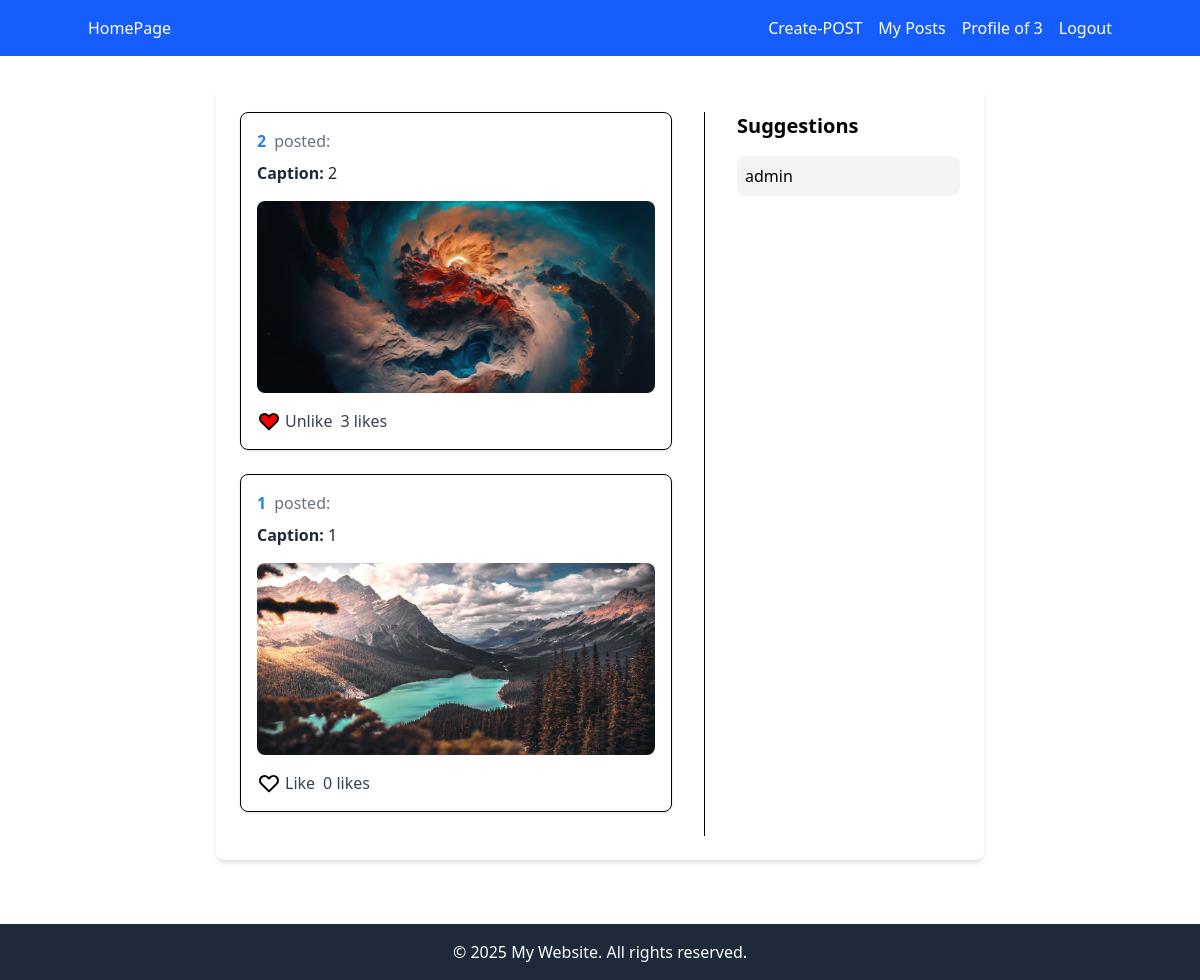
The page / (signed in) on the database as committed earlier.
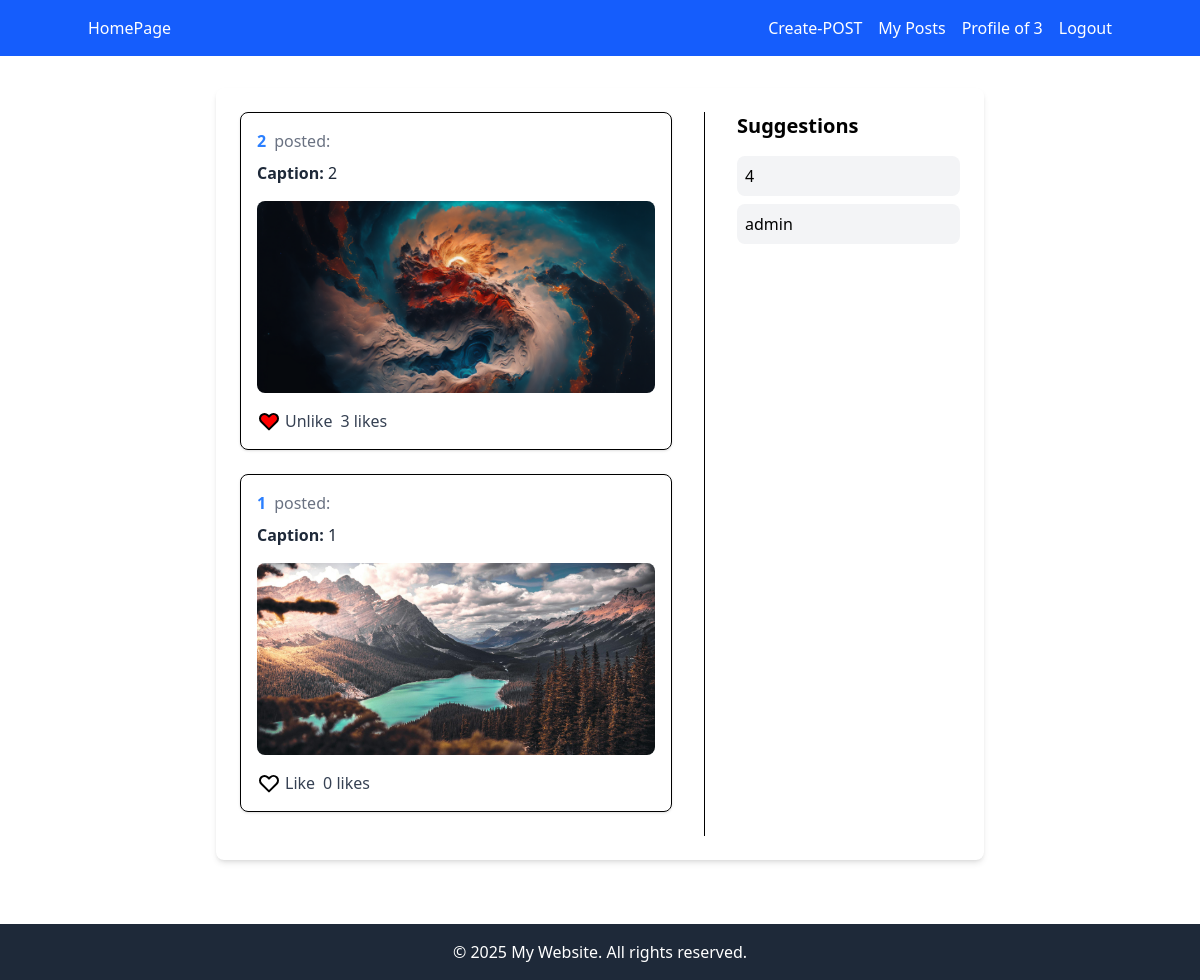
The same page on the database as committed later.
### appbase/models.py (models this page shows, shortened)
class Post(models.Model):
    id = models.UUIDField(primary_key=True, default=uuid.uuid4, editable=False)
    user = models.ForeignKey(to=User, on_delete=models.CASCADE, related_name="posts")
    image = models.ImageField(upload_to="post_images/")
    caption = models.TextField(blank=True, null=True)
    likes = models.ManyToManyField(to=User, related_name="liked_posts", blank=True)
    created_at = models.DateTimeField(default=timezone.now)

class Profile(models.Model):
    user = models.OneToOneField(to=User, on_delete=models.CASCADE, related_name="profile")
    bio = models.TextField(blank=True)
    picture = models.ImageField(upload_to="profilePictures/", blank=True, null=True, default="default_profile.png")
    location = models.CharField(max_length=100, blank=True)
    followers = models.ManyToManyField("self", symmetrical=False, related_name="followed_by", blank=True)
    following = models.ManyToManyField("self", symmetrical=False, related_name="follows", blank=True)

### appbase/views.py (the view)
# urls.py: path("", views.home, name="home"),
def home(request):
    if request.user.is_authenticated:
        profile = request.user.profile
        followed_users = profile.following.all()
        posts = Post.objects.filter(user__profile__in=followed_users).order_by("-created_at")
        suggested_users = (
            Profile.objects.exclude(id__in=followed_users.values_list("id", flat=True))
            .exclude(user=request.user)  # Exclude the authenticated user
            .order_by("?")[:5]
        )  # Limit to 5 suggestions
        return render(request, "home.html", {"posts": posts, "suggested_users": suggested_users})
    else:
        return render(request, "home.html")

### templates/home.html (shortened to what this page needs)
{% extends 'base.html' %}
{% block content %}
    <div class="flex">
        <div class="flex-1 pr-8">
            {% if posts %}
                {% for post in posts %}
                    {% include 'component_post.html' with post=post %}
                {% endfor %}
            {% else %}
                <p class="text-gray-500">No posts available</p>
            {% endif %}
        </div>
        <div class="w-64 pl-8 border-l">
            <h3 class="text-xl font-semibold mb-4">Suggestions</h3>
            {% if suggested_users %}
                <ul class="space-y-2">
                    {% for profile in suggested_users %}
                        <li class="flex justify-between items-center p-2 bg-gray-100 rounded-lg">
                            <a href=" {% url 'user' username=profile.user.username %} ">{{ profile.user.username }}</a>
                        </li>
                    {% endfor %}
                </ul>
            {% else %}
                <p class="text-gray-500">No suggestions available</p>
            {% endif %}
        </div>
    </div>
{% endblock content %}

### templates/base.html (shortened to what this page needs)
{% load static %}
<!DOCTYPE html>
<html lang="en">
    <head>
        <script src="https://cdn.jsdelivr.net/npm/@tailwindcss/browser@4"></script>
    </head>
    <body class="flex flex-col min-h-screen">
        <header class="bg-blue-600 text-white py-4 px-6">
            <div class="container mx-auto flex justify-between items-center">
                <a href="{% url 'home' %}" class="hover:text-gray-300">HomePage</a>
                <nav>
                    <ul class="flex space-x-4">
                        {% if user.is_authenticated %}
                            <li>
                                <a href="{% url 'createpost' %}"class="hover:text-gray-300">Create-POST</a>
                            </li>
                            <li>
                                <a href="{% url 'myposts' %}"class="hover:text-gray-300">My Posts</a>
                            </li>
                            <li>
                                <a href="{% url 'profile' %}" class="hover:text-gray-300">Profile of {{ user.username }}</a>
                            </li>
                            <li>
                                <a href="{% url 'logout' %}" class="hover:text-gray-300">Logout</a>
                            </li>
                        {% endif %}
                    </ul>
                </nav>
            </div>
        </header>
        <main class="flex-grow container mx-auto py-8 px-6">
            <div class="max-w-3xl mx-auto bg-white shadow-md rounded-lg p-6">
                {% block content %}{% endblock content %}
            </div>
        </main>
        <footer class="bg-gray-800 text-white py-4 px-6 mt-8">
            <div class="container mx-auto text-center">© 2025 My Website. All rights reserved.</div>
        </footer>
    </body>
</html>

### templates/component_post.html (shortened to what this page needs)
<div class="mb-6 p-4 border rounded-lg shadow-sm">
    <div class="flex items-center mb-2">
        <a href="{% url 'user' post.user.username %}"
           class="font-bold text-blue-500 hover:text-blue-700 transition-colors">{{ post.user.username }}</a>
        <span class="ml-2 text-gray-500">posted:</span>
    </div>
    <p class="text-gray-800">
        <span class="font-semibold">Caption:</span> {{ post.caption }}
    </p>
    {% if post.image %}
        <img src="{{ post.image.url }}"
             width="300"
             height="200"
             alt="Post image"
             class="mt-4 w-full h-48 object-cover rounded-lg">
    {% else %}
        <p class="mt-4 text-gray-500">No image available</p>
    {% endif %}
    <div class="mt-4 flex items-center space-x-2">
        <form method="post" action="{% url 'toggle_like' post.id %}" class="inline">
            <button type="submit" class="flex items-center space-x-1">
                {% if request.user in post.likes.all %}
                    <svg xmlns="http://www.w3.org/2000/svg"
                         fill="red"
                         viewBox="0 0 24 24"
                         stroke="currentColor"
                         class="w-6 h-6">
                        <path stroke-linecap="round" stroke-linejoin="round" stroke-width="2" d="M4.318 6.318a4.5 4.5 0 000 6.364L12 20.364l7.682-7.682a4.5 4.5 0 00-6.364-6.364L12 7.636l-1.318-1.318a4.5 4.5 0 00-6.364 0z">
                        </path>
                    </svg>
                {% else %}
                    <svg xmlns="http://www.w3.org/2000/svg"
                         fill="none"
                         viewBox="0 0 24 24"
                         stroke="currentColor"
                         class="w-6 h-6">
                        <path stroke-linecap="round" stroke-linejoin="round" stroke-width="2" d="M4.318 6.318a4.5 4.5 0 000 6.364L12 20.364l7.682-7.682a4.5 4.5 0 00-6.364-6.364L12 7.636l-1.318-1.318a4.5 4.5 0 00-6.364 0z">
                        </path>
                    </svg>
                {% endif %}
                <span class="text-gray-700 font-medium">
                    {% if request.user in post.likes.all %}
                        Unlike
                    {% else %}
                        Like
                    {% endif %}
                </span>
            </button>
        </form>
        <span class="text-gray-700 font-medium">{{ post.likes.count }} likes</span>
    </div>
</div>

Rows that differ between the two databases and show on the page:
added Profile: user.username "4"
